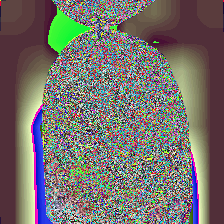
#> input picture dataset/splits/train/phra_sivali/phra_sivali_train_0000.png, 224 x 224 px; its folder holds only this picture in this run
$ python train_ai_model.py   (older library calls are emulated)
#> lines starting #> are read from the running program, lines starting #| are printed output that depends on the picture
#!/usr/bin/env python3
"""
🏋️ AI Model Training System
ระบบเทรนโมเดล AI สำหรับ Amulet Classification

Features:
- Data preparation and preprocessing
- Model training with validation
- Performance monitoring
- Model saving and evaluation
- Support for multiple algorithms
"""

from __future__ import annotations
import os
import sys
import json
import time
import warnings
from pathlib import Path
from datetime import datetime
from typing import Dict, List, Tuple, Optional, Union

# Add project root to path
project_root = Path(__file__).resolve().parent
if str(project_root) not in sys.path:
    sys.path.insert(0, str(project_root))

# Optional imports with fallbacks
try:
    import numpy as np
    import pandas as pd
    NUMPY_PANDAS_AVAILABLE = True
except ImportError:
    NUMPY_PANDAS_AVAILABLE = False
    print("⚠️ NumPy/Pandas not available")

try:
    from sklearn.ensemble import RandomForestClassifier
    from sklearn.svm import SVC
    from sklearn.preprocessing import StandardScaler, LabelEncoder
    from sklearn.decomposition import PCA
    from sklearn.model_selection import train_test_split, cross_val_score
    from sklearn.metrics import (
        classification_report, accuracy_score,
        confusion_matrix, f1_score
    )
    from sklearn.calibration import CalibratedClassifierCV
    import joblib
    SKLEARN_AVAILABLE = True
except ImportError:
    SKLEARN_AVAILABLE = False
    print("⚠️ Scikit-learn not available")

try:
    from PIL import Image
    PIL_AVAILABLE = True
except ImportError:
    PIL_AVAILABLE = False
    print("⚠️ PIL not available")

try:
    import cv2
    CV2_AVAILABLE = True
except ImportError:
    CV2_AVAILABLE = False
    print("⚠️ OpenCV not available")

# Suppress warnings
warnings.filterwarnings('ignore')

class FeatureExtractor:
    """Extract features from images for traditional ML models"""

    def __init__(self):
        self.feature_methods = [
            'color_histogram',
            'texture_glcm',
            'shape_moments',
            'edge_features'
        ]

    def extract_features(self, image_path: str) -> Optional[np.ndarray]:
        """Extract comprehensive features from image"""
        if not (PIL_AVAILABLE and CV2_AVAILABLE and NUMPY_PANDAS_AVAILABLE):
            # Fallback: return dummy features
            return np.random.randn(128)

        try:
            # Load image
            image = cv2.imread(image_path)
            if image is None:
                return None

            image_rgb = cv2.cvtColor(image, cv2.COLOR_BGR2RGB)
            image_gray = cv2.cvtColor(image, cv2.COLOR_BGR2GRAY)

            features = []

            # Color histogram features
            color_features = self._extract_color_histogram(image_rgb)
            features.extend(color_features)

            # Texture features (GLCM)
            texture_features = self._extract_texture_features(image_gray)
            features.extend(texture_features)

            # Shape moments
            shape_features = self._extract_shape_features(image_gray)
            features.extend(shape_features)

            # Edge features
            edge_features = self._extract_edge_features(image_gray)
            features.extend(edge_features)

            return np.array(features)

        except Exception as e:
            print(f"❌ Error extracting features from {image_path}: {e}")
            return None

    def _extract_color_histogram(self, image_rgb: np.ndarray) -> List[float]:
        """Extract color histogram features"""
        features = []

        # RGB histograms
        for channel in range(3):
            hist = cv2.calcHist([image_rgb], [channel], None, [32], [0, 256])
            hist = hist.flatten() / (image_rgb.shape[0] * image_rgb.shape[1])
            features.extend(hist.tolist())

        return features

    def _extract_texture_features(self, image_gray: np.ndarray) -> List[float]:
        """Extract texture features using GLCM"""
        features = []

        try:
            from skimage.feature import graycomatrix, graycoprops

            # Normalize image
            image_norm = ((image_gray / 255.0) * 63).astype(np.uint8)

            # Calculate GLCM
            distances = [1, 2]
            angles = [0, 45, 90, 135]

            glcm = graycomatrix(image_norm, distances, angles,
                              levels=64, symmetric=True, normed=True)

            # Extract GLCM properties
            properties = ['contrast', 'dissimilarity', 'homogeneity', 'energy']

            for prop in properties:
                values = graycoprops(glcm, prop)
                features.extend(values.flatten().tolist())

        except ImportError:
            # Fallback: simple texture measures
            # Standard deviation as texture measure
            features.extend([np.std(image_gray)])

            # Local binary pattern approximation
            rows, cols = image_gray.shape
            lbp_values = []
            for i in range(1, rows-1):
                for j in range(1, cols-1):
                    center = image_gray[i, j]
                    binary_string = ''
                    neighbors = [
                        image_gray[i-1, j-1], image_gray[i-1, j], image_gray[i-1, j+1],
                        image_gray[i, j+1], image_gray[i+1, j+1], image_gray[i+1, j],
                        image_gray[i+1, j-1], image_gray[i, j-1]
                    ]
                    for neighbor in neighbors:
                        binary_string += '1' if neighbor >= center else '0'
                    lbp_values.append(int(binary_string, 2))

            # LBP histogram
            lbp_hist, _ = np.histogram(lbp_values, bins=32, range=[0, 255])
            lbp_hist = lbp_hist / len(lbp_values)
            features.extend(lbp_hist.tolist())

        return features

    def _extract_shape_features(self, image_gray: np.ndarray) -> List[float]:
        """Extract shape-based features"""
        features = []

        # Image moments
        moments = cv2.moments(image_gray)

        # Hu moments (scale, rotation, and translation invariant)
        hu_moments = cv2.HuMoments(moments)
        hu_moments = -np.sign(hu_moments) * np.log10(np.abs(hu_moments))
        features.extend(hu_moments.flatten().tolist())

        # Basic shape features
        height, width = image_gray.shape
        features.extend([
            width / height,  # Aspect ratio
            np.sum(image_gray > 0) / (width * height),  # Fill ratio
        ])

        return features

    def _extract_edge_features(self, image_gray: np.ndarray) -> List[float]:
        """Extract edge-based features"""
        features = []

        # Canny edge detection
        edges = cv2.Canny(image_gray, 50, 150)

        # Edge density
        edge_density = np.sum(edges > 0) / (edges.shape[0] * edges.shape[1])
        features.append(edge_density)

        # Edge orientation histogram
        sobel_x = cv2.Sobel(image_gray, cv2.CV_64F, 1, 0, ksize=3)
        sobel_y = cv2.Sobel(image_gray, cv2.CV_64F, 0, 1, ksize=3)

        # Calculate edge orientations
        orientations = np.arctan2(sobel_y, sobel_x) * 180 / np.pi
        orientations = orientations[edges > 0]

        if len(orientations) > 0:
            # Orientation histogram
            hist, _ = np.histogram(orientations, bins=8, range=[-180, 180])
            hist = hist / len(orientations)
            features.extend(hist.tolist())
        else:
            features.extend([0] * 8)

        return features

class DatasetProcessor:
    """Process dataset for training"""

    def __init__(self, dataset_dir: str):
        self.dataset_dir = Path(dataset_dir)
        self.feature_extractor = FeatureExtractor()
        self.label_encoder = LabelEncoder()

    def prepare_dataset(self) -> Tuple[np.ndarray, np.ndarray, List[str]]:
        """Prepare dataset for training"""
        print(f"📂 Processing dataset: {self.dataset_dir}")

        features = []
        labels = []
        class_names = []

        # Find all class directories
        class_dirs = [d for d in self.dataset_dir.iterdir() if d.is_dir()]

        if not class_dirs:
            print(f"❌ No class directories found in {self.dataset_dir}")
            return np.array([]), np.array([]), []

        print(f"📁 Found {len(class_dirs)} classes:")
        for class_dir in class_dirs:
            print(f"   - {class_dir.name}")

        # Process each class
        for class_dir in class_dirs:
            class_name = class_dir.name
            class_names.append(class_name)

            # Find all images in class directory
            image_extensions = ['.jpg', '.jpeg', '.png', '.bmp', '.tiff']
            image_files = []

            for ext in image_extensions:
                image_files.extend(class_dir.glob(f"*{ext}"))
                image_files.extend(class_dir.glob(f"*{ext.upper()}"))

            print(f"🖼️ Processing {len(image_files)} images for class '{class_name}'...")

            # Extract features from each image
            for img_file in image_files:
                try:
                    img_features = self.feature_extractor.extract_features(str(img_file))
#> in extract_features, image is the input picture: shape (224, 224, 3); mean B, G, R 107.5, 111.9, 116.4
#> in extract_features, `image_gray = cv2.cvtColor(image, cv2.COLOR_BGR2GRAY)`:
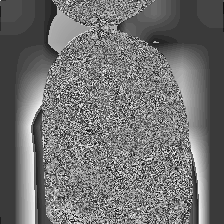
#> image_gray: shape (224, 224); min 3, max 253, mean 112.7
#> after the loop in _extract_color_histogram, `for channel in range(3):`: features = 96 values, max 0.224 at index 71, min 0.0112 at index 67, mean 0.0312
#> in extract_features, `color_features = self._extract_color_histogram(image_rgb)`: color_features has the same summary as features in _extract_color_histogram
#> in _extract_texture_features, `image_norm = ((image_gray / 255.0) * 63).astype(np.uint8)`:
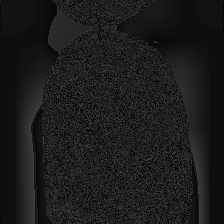
#> image_norm: shape (224, 224); min 0, max 62, mean 27.4
#> the loop in _extract_texture_features, `for prop in properties:` made 4 passes
#> values on passes 1 to 4: [[197.2, 201.3, 191.4, 197.2], [212.6, 200.2, 204.1, 212.6]], [[8.78, 8.96, 8.33, 8.78], [9.53, 9.02, 9.12, 9.53]], [[0.359, 0.345, 0.45, 0.359], [0.303, 0.33, 0.334, 0.303]], [[0.158, 0.155, 0.169, 0.158], [0.147, 0.152, 0.153, 0.147]]
#> after the loop in _extract_texture_features, `for prop in properties:`: features = 32 values, max 212.6 at index 4, min 0.147 at index 28, mean 52.9
#> in extract_features, `texture_features = self._extract_texture_features(image_gray)`: texture_features has the same summary as features in _extract_texture_features
#> in _extract_shape_features, `moments = cv2.moments(image_gray)`: moments = moments, m00 5653535, centre m10/m00, m01/m00 = (111, 116.9)
#> in _extract_shape_features, `hu_moments = cv2.HuMoments(moments)`: hu_moments = [0.00133, 6.62e-09, 1.91e-11, 1.19e-12, 5.11e-24, 9.09e-17, -2.4e-24]
#> in _extract_shape_features, `hu_moments = -np.sign(hu_moments) * np.log10(np.abs(hu_moments))`: hu_moments = [2.88, 8.18, 10.72, 11.93, 23.29, 16.04, -23.62]
#> in extract_features, `shape_features = self._extract_shape_features(image_gray)`: shape_features = [2.88, 8.18, 10.72, 11.93, 23.29, 16.04, -23.62, 1, 1]
#> in _extract_edge_features, `edges = cv2.Canny(image_gray, 50, 150)`:
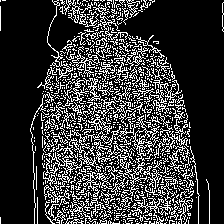
#> edges: shape (224, 224); 21.7% white in thin lines or dots
#> in _extract_edge_features, `edge_density = np.sum(edges > 0) / (edges.shape[0] * edges.shape[1])`: edge_density = 0.217
#> in _extract_edge_features, `sobel_x = cv2.Sobel(image_gray, cv2.CV_64F, 1, 0, ksize=3)`:
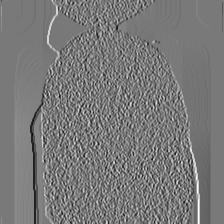
#> sobel_x: shape (224, 224) float64; min -748, max 820, mean 0; drawn with min black and max white
#> in _extract_edge_features, `sobel_y = cv2.Sobel(image_gray, cv2.CV_64F, 0, 1, ksize=3)`:
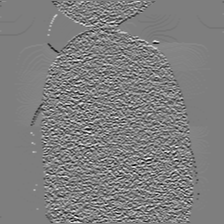
#> sobel_y: shape (224, 224) float64; min -694, max 701, mean 0.9; drawn with min black and max white
#> in _extract_edge_features, `orientations = np.arctan2(sobel_y, sobel_x) * 180 / np.pi`:
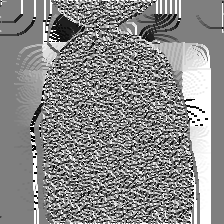
#> orientations: shape (224, 224) float64; min -179.9, max 180, mean 13.7; drawn with min black and max white
#> in _extract_edge_features, `orientations = orientations[edges > 0]`: orientations = 10902 values, max 180 at index 6, min -179.8 at index 5781, mean 2.97
#> in _extract_edge_features, `hist, _ = np.histogram(orientations, bins=8, range=[-180, 180])`: hist = [1359, 1327, 1220, 1385, 1478, 1253, 1328, 1552]
#> in _extract_edge_features, `hist = hist / len(orientations)`: hist = [0.125, 0.122, 0.112, 0.127, 0.136, 0.115, 0.122, 0.142]
#> in extract_features, `edge_features = self._extract_edge_features(image_gray)`: edge_features = [0.217, 0.125, 0.122, 0.112, 0.127, 0.136, 0.115, 0.122, 0.142]
#> in prepare_dataset, `img_features = self.feature_extractor.extract_features(str(img_file))`: img_features = 146 values, max 212.6 at index 100, min -23.62 at index 134, mean 11.98
                    if img_features is not None:
                        features.append(img_features)
                        labels.append(class_name)
                    else:
                        print(f"⚠️ Failed to extract features from {img_file}")

                except Exception as e:
                    print(f"❌ Error processing {img_file}: {e}")
#> pass 2 of the loop in prepare_dataset, `for class_dir in class_dirs:`:
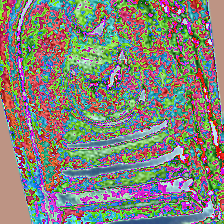
#> input picture dataset/splits/train/portrait_back/portrait_back_train_0006.png, 224 x 224 px
#> in extract_features, image is the input picture: shape (224, 224, 3); mean B, G, R 121.2, 130.6, 131.5
#> color_features = 96 values, max 0.0919 at index 50, min 0.0153 at index 4, mean 0.0313
#> the loop in _extract_texture_features (call 2), `for prop in properties:` made 4 passes
#> values on passes 1 to 3: [[135.5, 158.6, 135.9, 135.5], [169.2, 172.6, 174, 169.2]], [[8.09, 9.21, 8.1, 8.09], [9.69, 9.91, 9.97, 9.69]], [[0.194, 0.165, 0.194, 0.194], [0.154, 0.15, 0.147, 0.154]]
#> texture_features = 32 values, max 174 at index 6, min 0.0564 at index 28, mean 41.4
#> shape_features = [2.89, 9.12, 11.76, 13.52, -26.98, 18.39, 26.17, 1, 1]
#> in _extract_edge_features (call 2), `edges = cv2.Canny(image_gray, 50, 150)`:
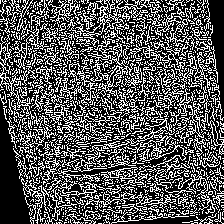
#> edges: shape (224, 224); 33.9% white in thin lines or dots
#> edge_density = 0.339
#> in _extract_edge_features (call 2), `orientations = np.arctan2(sobel_y, sobel_x) * 180 / np.pi`:
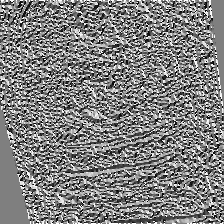
#> orientations: shape (224, 224) float64; min -179.9, max 180, mean 0.9; drawn with min black and max white
#> in _extract_edge_features (call 2), `orientations = orientations[edges > 0]`: orientations = 17030 values, max 180 at index 1, min -179.9 at index 1495, mean 1.76
#> in _extract_edge_features (call 2), `hist, _ = np.histogram(orientations, bins=8, range=[-180, 180])`: hist = [2010, 2179, 2128, 2061, 2116, 2186, 2115, 2235]
#> in _extract_edge_features (call 2), `hist = hist / len(orientations)`: hist = [0.118, 0.128, 0.125, 0.121, 0.124, 0.128, 0.124, 0.131]
#> edge_features = [0.339, 0.118, 0.128, 0.125, 0.121, 0.124, 0.128, 0.124, 0.131]
#> img_features = 146 values, max 174 at index 102, min -26.98 at index 132, mean 9.49

        if not features:
            print("❌ No features extracted from any images")
            return np.array([]), np.array([]), []

        # Convert to numpy arrays
        X = np.array(features)
        y = np.array(labels)

        # Encode labels
        if SKLEARN_AVAILABLE:
            y_encoded = self.label_encoder.fit_transform(y)
        else:
            # Fallback label encoding
            unique_labels = list(set(y))
            label_map = {label: i for i, label in enumerate(unique_labels)}
            y_encoded = np.array([label_map[label] for label in y])

        print(f"✅ Dataset prepared: {X.shape[0]} samples, {X.shape[1]} features, {len(set(y))} classes")

        return X, y_encoded, class_names

class AmuletAITrainer:
    """Main trainer class for Amulet AI models"""

    def __init__(self, output_dir: str = "trained_model"):
        self.output_dir = Path(output_dir)
        self.output_dir.mkdir(exist_ok=True)

        self.models = {}
        self.scalers = {}
        self.encoders = {}
        self.training_history = {}

    # [59 lines left out: function train_random_forest, not called in this run]

    def train_with_preprocessing(self,
                                X: np.ndarray,
                                y: np.ndarray,
                                class_names: List[str],
                                test_size: float = 0.2) -> Dict:
        """Train model with preprocessing pipeline"""

        if not SKLEARN_AVAILABLE:
            print("❌ Scikit-learn not available")
            return {}

        print("🔧 Setting up preprocessing pipeline...")

        # Split data
        X_train, X_test, y_train, y_test = train_test_split(
            X, y, test_size=test_size, random_state=42, stratify=y
        )

        # Scale features
        scaler = StandardScaler()
        X_train_scaled = scaler.fit_transform(X_train)
        X_test_scaled = scaler.transform(X_test)

        self.scalers['standard'] = scaler

        # Apply PCA for dimensionality reduction
        pca = PCA(n_components=0.95, random_state=42)  # Keep 95% of variance
        X_train_pca = pca.fit_transform(X_train_scaled)
        X_test_pca = pca.transform(X_test_scaled)

        self.scalers['pca'] = pca

        print(f"📐 Feature dimensions reduced: {X_train_scaled.shape[1]} → {X_train_pca.shape[1]}")

        # Train Random Forest
        rf_results = self.train_random_forest(
            X_train_pca, X_test_pca, y_train, y_test, class_names
        )

        # Save preprocessing components
        scaler_path = self.output_dir / "scaler.joblib"
        joblib.dump(scaler, scaler_path)

        pca_path = self.output_dir / "pca.joblib"
        joblib.dump(pca, pca_path)

        # Create and save label encoder
        label_encoder = LabelEncoder()
        label_encoder.fit(class_names)

        encoder_path = self.output_dir / "label_encoder.joblib"
        joblib.dump(label_encoder, encoder_path)

        # Save labels mapping
        labels_dict = {
            "current_classes": {str(i): name for i, name in enumerate(class_names)},
            "num_classes": len(class_names)
        }

        labels_path = self.output_dir / "labels.json"
        with open(labels_path, 'w', encoding='utf-8') as f:
            json.dump(labels_dict, f, indent=2, ensure_ascii=False)

        # Save training info
        training_info = {
            'training_date': datetime.now().isoformat(),
            'dataset_size': len(X),
            'num_classes': len(class_names),
            'class_names': class_names,
            'feature_dimensions': {
                'original': X.shape[1],
                'after_pca': X_train_pca.shape[1]
            },
            'model_performance': {
                'accuracy': rf_results.get('accuracy', 0),
                'f1_score': rf_results.get('f1_score', 0),
                'training_time': rf_results.get('training_time', 0)
            },
            'preprocessing': {
                'scaling': 'StandardScaler',
                'dimensionality_reduction': 'PCA',
                'pca_variance_ratio': pca.explained_variance_ratio_.sum()
            }
        }

        info_path = self.output_dir / "training_info.json"
        with open(info_path, 'w', encoding='utf-8') as f:
            json.dump(training_info, f, indent=2, ensure_ascii=False)

        print(f"✅ Training completed successfully!")
        print(f"📁 Models and artifacts saved in: {self.output_dir}")

        return {
            'training_info': training_info,
            'model_results': rf_results,
            'preprocessing': {
                'scaler': scaler,
                'pca': pca,
                'label_encoder': label_encoder
            }
        }

    def train_from_dataset(self, dataset_dir: str) -> Dict:
        """Train model from dataset directory"""
        print(f"🚀 Starting AI model training from dataset: {dataset_dir}")

        # Process dataset
        processor = DatasetProcessor(dataset_dir)
        X, y, class_names = processor.prepare_dataset()
#| ✅ Dataset prepared: 2 samples, 146 features, 2 classes

        if len(X) == 0:
            print("❌ No data available for training")
            return {}

        # Train with preprocessing
        results = self.train_with_preprocessing(X, y, class_names)

        return results

def main():
    """Main training function"""
    print("🏋️ Amulet AI Training System")
    print("=" * 50)

    # Configuration
    dataset_dir = "dataset/splits/train"  # Adjust path as needed
    output_dir = "trained_model"

    # Check if dataset exists
    if not Path(dataset_dir).exists():
        print(f"❌ Dataset directory not found: {dataset_dir}")
        print("Please ensure the dataset is available in the correct location.")
        return

    # Initialize trainer
    trainer = AmuletAITrainer(output_dir)

    # Train model
    try:
        results = trainer.train_from_dataset(dataset_dir)
#> in train_from_dataset, `X, y, class_names = processor.prepare_dataset()`: y = [0, 1]; class_names = ['phra_sivali', 'portrait_back']

        if results:
            print("\n🎉 Training completed successfully!")
            training_info = results.get('training_info', {})

            print(f"📊 Dataset size: {training_info.get('dataset_size', 0)}")
            print(f"🏷️ Number of classes: {training_info.get('num_classes', 0)}")

            performance = training_info.get('model_performance', {})
            print(f"🎯 Accuracy: {performance.get('accuracy', 0):.4f}")
            print(f"📈 F1 Score: {performance.get('f1_score', 0):.4f}")
            print(f"⏱️ Training time: {performance.get('training_time', 0):.2f}s")

        else:
            print("❌ Training failed")

    except Exception as e:
        print(f"❌ Training error: {e}")
        import traceback
        traceback.print_exc()

if __name__ == "__main__":
    main()
